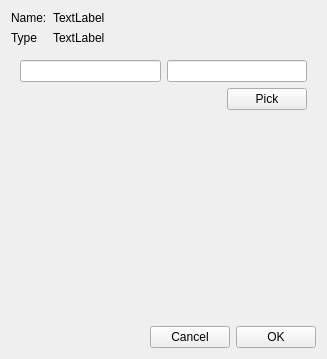
<?xml version="1.0" encoding="UTF-8"?>
<ui version="4.0">
 <class>EditResourceDefaultDialog</class>
 <widget class="QWidget" name="EditResourceDefaultDialog">
  <property name="geometry">
   <rect>
    <x>0</x>
    <y>0</y>
    <width>327</width>
    <height>359</height>
   </rect>
  </property>
  <property name="windowTitle">
   <string>Form</string>
  </property>
  <layout class="QGridLayout" name="gridLayout_2">
   <item row="2" column="0" colspan="2">
    <widget class="QStackedWidget" name="stackedWidget">
     <property name="currentIndex">
      <number>11</number>
     </property>
     <widget class="QWidget" name="pageFloat">
      <layout class="QGridLayout" name="gridLayout">
       <property name="leftMargin">
        <number>9</number>
       </property>
       <property name="topMargin">
        <number>9</number>
       </property>
       <property name="rightMargin">
        <number>9</number>
       </property>
       <property name="bottomMargin">
        <number>9</number>
       </property>
       <item row="0" column="0">
        <widget class="QDoubleSpinBox" name="sbFloat"/>
       </item>
       <item row="1" column="0">
        <spacer name="verticalSpacer">
         <property name="orientation">
          <enum>Qt::Vertical</enum>
         </property>
         <property name="sizeHint" stdset="0">
          <size>
           <width>20</width>
           <height>225</height>
          </size>
         </property>
        </spacer>
       </item>
      </layout>
     </widget>
     <widget class="QWidget" name="pageVec2">
      <layout class="QGridLayout" name="gridLayout_3">
       <item row="0" column="0">
        <widget class="QSpinBox" name="sbVec2x"/>
       </item>
       <item row="0" column="1">
        <widget class="QSpinBox" name="sbVec2y"/>
       </item>
       <item row="1" column="0" colspan="2">
        <spacer name="verticalSpacer_2">
         <property name="orientation">
          <enum>Qt::Vertical</enum>
         </property>
         <property name="sizeHint" stdset="0">
          <size>
           <width>20</width>
           <height>225</height>
          </size>
         </property>
        </spacer>
       </item>
      </layout>
     </widget>
     <widget class="QWidget" name="pageVec3">
      <layout class="QGridLayout" name="gridLayout_4">
       <item row="0" column="0">
        <widget class="QDoubleSpinBox" name="sbVec3x"/>
       </item>
       <item row="0" column="1">
        <widget class="QDoubleSpinBox" name="sbVec3y"/>
       </item>
       <item row="0" column="2">
        <widget class="QDoubleSpinBox" name="sbVec3z"/>
       </item>
       <item row="1" column="1">
        <spacer name="verticalSpacer_3">
         <property name="orientation">
          <enum>Qt::Vertical</enum>
         </property>
         <property name="sizeHint" stdset="0">
          <size>
           <width>20</width>
           <height>225</height>
          </size>
         </property>
        </spacer>
       </item>
      </layout>
     </widget>
     <widget class="QWidget" name="pageVec4">
      <layout class="QGridLayout" name="gridLayout_5">
       <item row="0" column="0">
        <widget class="QDoubleSpinBox" name="sbVec4x"/>
       </item>
       <item row="0" column="1">
        <widget class="QDoubleSpinBox" name="sbVec4y"/>
       </item>
       <item row="0" column="2">
        <widget class="QDoubleSpinBox" name="sbVec4z"/>
       </item>
       <item row="0" column="3">
        <widget class="QDoubleSpinBox" name="sbVec4w"/>
       </item>
       <item row="1" column="1">
        <spacer name="verticalSpacer_4">
         <property name="orientation">
          <enum>Qt::Vertical</enum>
         </property>
         <property name="sizeHint" stdset="0">
          <size>
           <width>20</width>
           <height>225</height>
          </size>
         </property>
        </spacer>
       </item>
      </layout>
     </widget>
     <widget class="QWidget" name="pageInt">
      <layout class="QGridLayout" name="gridLayout_6">
       <item row="0" column="0">
        <widget class="QSpinBox" name="sbInt"/>
       </item>
       <item row="1" column="0">
        <spacer name="verticalSpacer_5">
         <property name="orientation">
          <enum>Qt::Vertical</enum>
         </property>
         <property name="sizeHint" stdset="0">
          <size>
           <width>20</width>
           <height>59</height>
          </size>
         </property>
        </spacer>
       </item>
      </layout>
     </widget>
     <widget class="QWidget" name="pageIVec2">
      <layout class="QGridLayout" name="gridLayout_7">
       <item row="0" column="0">
        <widget class="QSpinBox" name="sbIVec2x"/>
       </item>
       <item row="0" column="1">
        <widget class="QSpinBox" name="sbIVec2y"/>
       </item>
       <item row="1" column="0" colspan="2">
        <spacer name="verticalSpacer_6">
         <property name="orientation">
          <enum>Qt::Vertical</enum>
         </property>
         <property name="sizeHint" stdset="0">
          <size>
           <width>20</width>
           <height>59</height>
          </size>
         </property>
        </spacer>
       </item>
      </layout>
     </widget>
     <widget class="QWidget" name="pageIVec3">
      <layout class="QGridLayout" name="gridLayout_8">
       <item row="0" column="0">
        <widget class="QSpinBox" name="sbIVec3x"/>
       </item>
       <item row="0" column="1">
        <widget class="QSpinBox" name="sbIVec3y"/>
       </item>
       <item row="0" column="2">
        <widget class="QSpinBox" name="sbIVec3z"/>
       </item>
       <item row="1" column="1">
        <spacer name="verticalSpacer_7">
         <property name="orientation">
          <enum>Qt::Vertical</enum>
         </property>
         <property name="sizeHint" stdset="0">
          <size>
           <width>20</width>
           <height>59</height>
          </size>
         </property>
        </spacer>
       </item>
      </layout>
     </widget>
     <widget class="QWidget" name="pageIVec4">
      <layout class="QGridLayout" name="gridLayout_9">
       <item row="0" column="0">
        <widget class="QSpinBox" name="sbIVec4x"/>
       </item>
       <item row="0" column="1">
        <widget class="QSpinBox" name="sbIVec4y"/>
       </item>
       <item row="0" column="2">
        <widget class="QSpinBox" name="sbIVec4z"/>
       </item>
       <item row="0" column="3">
        <widget class="QSpinBox" name="sbIVec4w"/>
       </item>
       <item row="1" column="2">
        <spacer name="verticalSpacer_8">
         <property name="orientation">
          <enum>Qt::Vertical</enum>
         </property>
         <property name="sizeHint" stdset="0">
          <size>
           <width>20</width>
           <height>59</height>
          </size>
         </property>
        </spacer>
       </item>
      </layout>
     </widget>
     <widget class="QWidget" name="pageColor">
      <widget class="QDoubleSpinBox" name="sbCol4r">
       <property name="geometry">
        <rect>
         <x>10</x>
         <y>10</y>
         <width>62</width>
         <height>22</height>
        </rect>
       </property>
      </widget>
      <widget class="QDoubleSpinBox" name="sbCol4g">
       <property name="geometry">
        <rect>
         <x>90</x>
         <y>10</y>
         <width>62</width>
         <height>22</height>
        </rect>
       </property>
      </widget>
      <widget class="QDoubleSpinBox" name="sbCol4b">
       <property name="geometry">
        <rect>
         <x>160</x>
         <y>10</y>
         <width>62</width>
         <height>22</height>
        </rect>
       </property>
      </widget>
      <widget class="QDoubleSpinBox" name="sbCol4a">
       <property name="geometry">
        <rect>
         <x>240</x>
         <y>10</y>
         <width>62</width>
         <height>22</height>
        </rect>
       </property>
      </widget>
     </widget>
     <widget class="QWidget" name="pageMat3">
      <layout class="QGridLayout" name="gridLayout_10">
       <item row="0" column="0">
        <widget class="QDoubleSpinBox" name="sbMat300"/>
       </item>
       <item row="0" column="1">
        <widget class="QDoubleSpinBox" name="sbMat301"/>
       </item>
       <item row="0" column="2">
        <widget class="QDoubleSpinBox" name="sbMat302"/>
       </item>
       <item row="1" column="0">
        <widget class="QDoubleSpinBox" name="sbMat310"/>
       </item>
       <item row="1" column="1">
        <widget class="QDoubleSpinBox" name="sbMat311"/>
       </item>
       <item row="1" column="2">
        <widget class="QDoubleSpinBox" name="sbMat312"/>
       </item>
       <item row="2" column="0">
        <widget class="QDoubleSpinBox" name="sbMat320"/>
       </item>
       <item row="2" column="1">
        <widget class="QDoubleSpinBox" name="sbMat321"/>
       </item>
       <item row="2" column="2">
        <widget class="QDoubleSpinBox" name="sbMat322"/>
       </item>
       <item row="3" column="0" colspan="2">
        <spacer name="verticalSpacer_9">
         <property name="orientation">
          <enum>Qt::Vertical</enum>
         </property>
         <property name="sizeHint" stdset="0">
          <size>
           <width>20</width>
           <height>55</height>
          </size>
         </property>
        </spacer>
       </item>
      </layout>
     </widget>
     <widget class="QWidget" name="pageMat4">
      <layout class="QGridLayout" name="gridLayout_11">
       <item row="0" column="0">
        <widget class="QDoubleSpinBox" name="sbMat400"/>
       </item>
       <item row="0" column="1">
        <widget class="QDoubleSpinBox" name="sbMat401"/>
       </item>
       <item row="0" column="2">
        <widget class="QDoubleSpinBox" name="sbMat402"/>
       </item>
       <item row="0" column="3">
        <widget class="QDoubleSpinBox" name="sbMat403"/>
       </item>
       <item row="1" column="0">
        <widget class="QDoubleSpinBox" name="sbMat410"/>
       </item>
       <item row="1" column="1">
        <widget class="QDoubleSpinBox" name="sbMat411"/>
       </item>
       <item row="1" column="2">
        <widget class="QDoubleSpinBox" name="sbMat412"/>
       </item>
       <item row="1" column="3">
        <widget class="QDoubleSpinBox" name="sbMat413"/>
       </item>
       <item row="2" column="0">
        <widget class="QDoubleSpinBox" name="sbMat420"/>
       </item>
       <item row="2" column="1">
        <widget class="QDoubleSpinBox" name="sbMat421"/>
       </item>
       <item row="2" column="2">
        <widget class="QDoubleSpinBox" name="sbMat422"/>
       </item>
       <item row="2" column="3">
        <widget class="QDoubleSpinBox" name="sbMat423"/>
       </item>
       <item row="3" column="0">
        <widget class="QDoubleSpinBox" name="sbMat430"/>
       </item>
       <item row="3" column="1">
        <widget class="QDoubleSpinBox" name="sbMat431"/>
       </item>
       <item row="3" column="2">
        <widget class="QDoubleSpinBox" name="sbMat432"/>
       </item>
       <item row="3" column="3">
        <widget class="QDoubleSpinBox" name="sbMat433"/>
       </item>
       <item row="4" column="1">
        <spacer name="verticalSpacer_10">
         <property name="orientation">
          <enum>Qt::Vertical</enum>
         </property>
         <property name="sizeHint" stdset="0">
          <size>
           <width>20</width>
           <height>147</height>
          </size>
         </property>
        </spacer>
       </item>
      </layout>
     </widget>
     <widget class="QWidget" name="pageTexture">
      <layout class="QGridLayout" name="gridLayout_12">
       <item row="0" column="0" colspan="2">
        <layout class="QHBoxLayout" name="horizontalLayout_2">
         <item>
          <widget class="QLineEdit" name="leTextureRefFile"/>
         </item>
         <item>
          <widget class="QLineEdit" name="leTextureRefName"/>
         </item>
        </layout>
       </item>
       <item row="1" column="0">
        <spacer name="horizontalSpacer_2">
         <property name="orientation">
          <enum>Qt::Horizontal</enum>
         </property>
         <property name="sizeHint" stdset="0">
          <size>
           <width>207</width>
           <height>20</height>
          </size>
         </property>
        </spacer>
       </item>
       <item row="1" column="1">
        <widget class="QPushButton" name="pbTexturePick">
         <property name="text">
          <string>Pick</string>
         </property>
        </widget>
       </item>
       <item row="2" column="0">
        <spacer name="verticalSpacer_11">
         <property name="orientation">
          <enum>Qt::Vertical</enum>
         </property>
         <property name="sizeHint" stdset="0">
          <size>
           <width>20</width>
           <height>196</height>
          </size>
         </property>
        </spacer>
       </item>
      </layout>
     </widget>
    </widget>
   </item>
   <item row="0" column="1">
    <widget class="QLabel" name="lblName">
     <property name="sizePolicy">
      <sizepolicy hsizetype="MinimumExpanding" vsizetype="Preferred">
       <horstretch>0</horstretch>
       <verstretch>0</verstretch>
      </sizepolicy>
     </property>
     <property name="text">
      <string>TextLabel</string>
     </property>
    </widget>
   </item>
   <item row="0" column="0">
    <widget class="QLabel" name="label">
     <property name="text">
      <string>Name:</string>
     </property>
    </widget>
   </item>
   <item row="3" column="0" colspan="2">
    <layout class="QHBoxLayout" name="horizontalLayout">
     <item>
      <spacer name="horizontalSpacer">
       <property name="orientation">
        <enum>Qt::Horizontal</enum>
       </property>
       <property name="sizeHint" stdset="0">
        <size>
         <width>198</width>
         <height>20</height>
        </size>
       </property>
      </spacer>
     </item>
     <item>
      <widget class="QPushButton" name="pbCancel">
       <property name="text">
        <string>Cancel</string>
       </property>
      </widget>
     </item>
     <item>
      <widget class="QPushButton" name="pbOK">
       <property name="text">
        <string>OK</string>
       </property>
      </widget>
     </item>
    </layout>
   </item>
   <item row="1" column="1">
    <widget class="QLabel" name="lblType">
     <property name="text">
      <string>TextLabel</string>
     </property>
    </widget>
   </item>
   <item row="1" column="0">
    <widget class="QLabel" name="label_3">
     <property name="text">
      <string>Type</string>
     </property>
    </widget>
   </item>
  </layout>
 </widget>
 <resources/>
 <connections/>
</ui>
